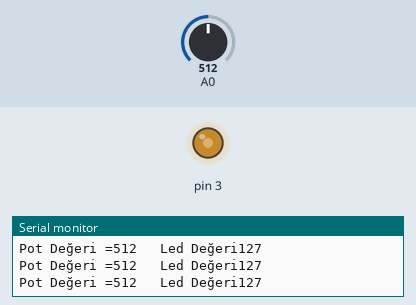
Simulated run of this sketch. Board: Arduino Uno, built with avr-gcc and run on an emulated ATmega328P. Shown: output pins drawn as LEDs (lit = HIGH), the last lines printed to the serial monitor. The test bench sets the inputs (shaded band); at power-on: A0 = 512.

Above: at 1.2 s.
1.3 s: A0 set to 409
At 2.3 s:
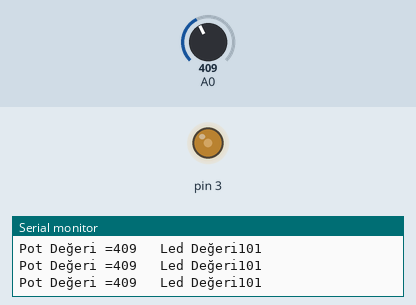
4.3 s: A0 set to 390
At 4.7 s:
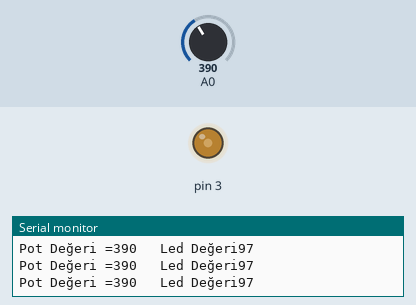
5.8 s: A0 set to 716
At 6.3 s:
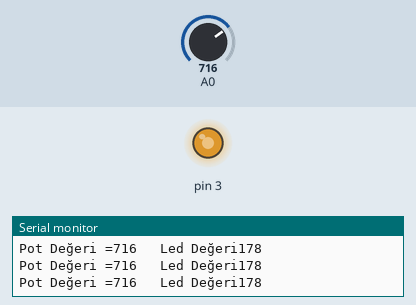
7.3 s: A0 set to 989
At 8.1 s:
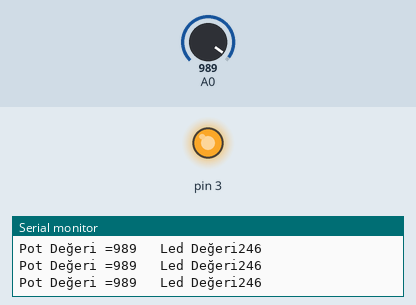
8.8 s: A0 set to 1009
At 10.0 s:
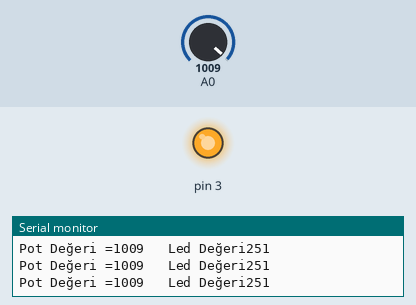
11.8 s: A0 set to 0
At 12.8 s:
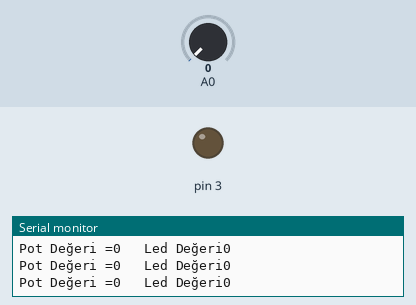
Timing chart, 0 to 14.3 s (numbered marks = the images above; inputs shaded):
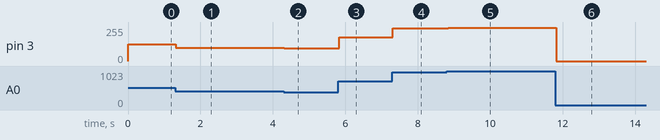

The sketch:

sketch_feb25b.ino
```cpp
void setup() {
  // put your setup code here, to run once:
Serial.begin(9600);
pinMode(3,OUTPUT);

}

void loop() {
  // put your main code here, to run repeatedly:
  int pot=analogRead(A0);
  int LED=map(pot,0,1023,0,255);
  analogWrite(3,LED);
  Serial.print("Pot Değeri =");
  Serial.print(pot);
  Serial.print("\t Led Değeri");
  Serial.println(LED);
  delay(2);

}
```

Measured:
- after the input at 1.3 s, pin 3: 127/255 → 101/255 at once
- after the input at 4.3 s, pin 3: 101/255 → 97/255 at once
- after the input at 5.8 s, pin 3: 97/255 → 178/255 at once
- after the input at 7.3 s, pin 3: 178/255 → 246/255 at once
- after the input at 8.8 s, pin 3: 246/255 → 251/255 at once
- after the input at 11.8 s, pin 3: 251/255 → 0/255 at once
